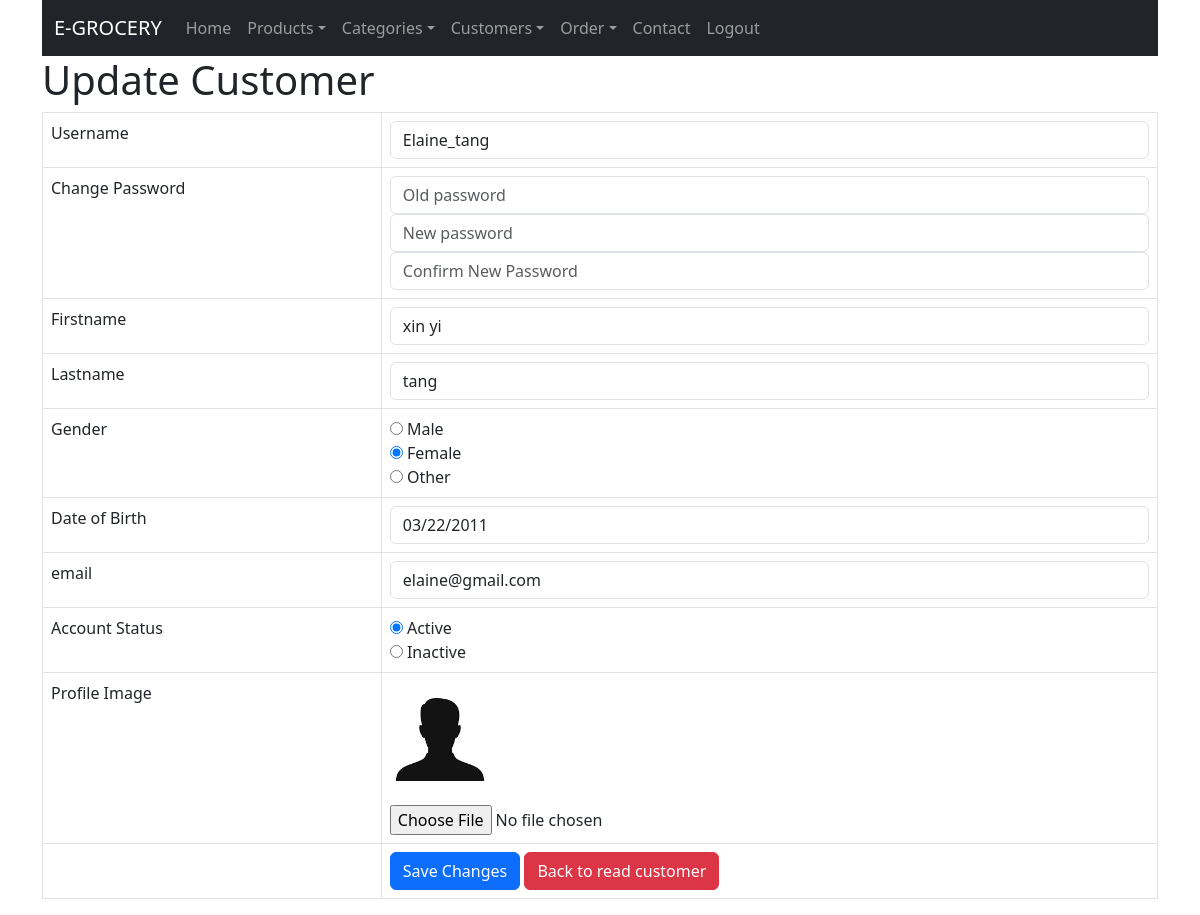
Page /customer_update.php?id=2 (signed in) on the committed database.
### tables this page shows
CREATE TABLE IF NOT EXISTS `customers` (
  `id` int NOT NULL AUTO_INCREMENT,
  `username` varchar(128) NOT NULL,
  `password` varchar(150) NOT NULL,
  `firstname` varchar(128) NOT NULL,
  `lastname` varchar(128) NOT NULL,
  `image` varchar(255) NOT NULL,
  `gender` varchar(15) NOT NULL,
  `date_of_birth` date NOT NULL,
  `email` varchar(40) NOT NULL,
  `registration` datetime NOT NULL,
  `account_status` varchar(20) NOT NULL,
  PRIMARY KEY (`id`)
);

### customer_update.php (the view, shortened to what this page needs)
<!DOCTYPE HTML>
<html>
<head>
    <link href="https://cdn.jsdelivr.net/npm/bootstrap@5.3.0/dist/css/bootstrap.min.css" rel="stylesheet">
</head>
<body>
    <div class="container">
        <?php
        include 'menu/navbar.php';
        ?>
        <div class="page-header">
            <h1>Update Customer</h1>
        </div>
        <?php
        $id = isset($_GET['id']) ? $_GET['id'] : die('ERROR: Record ID not found.');
        include 'config/database.php';
        try {
            $query = "SELECT id, username, firstname, lastname, gender, date_of_birth, email, account_status, image FROM customers WHERE id = ? LIMIT 1";
            $stmt = $con->prepare($query);
            $stmt->bindParam(1, $id);
            $stmt->execute();
            $row = $stmt->fetch(PDO::FETCH_ASSOC);
            $username = $row['username'];
            $firstname = $row['firstname'];
            $lastname = $row['lastname'];
            $gender = $row['gender'];
            $date_of_birth = $row['date_of_birth'];
            $email = $row['email'];
            $account_status = $row['account_status'];
            $image = $row['image'];
        }
        catch (PDOException $exception) {
            die('ERROR: ' . $exception->getMessage());
        }
        ?>
        <form action="<?php echo htmlspecialchars($_SERVER["PHP_SELF"] . "?id={$id}"); ?>" method="post" enctype="multipart/form-data">
            <table class='table table-hover table-responsive table-bordered'>
                <tr>
                    <td>Username</td>
                    <td><input type='text' name='username' value="<?php echo htmlspecialchars($username, ENT_QUOTES);  ?>" class='form-control' readonly /></td>
                </tr>
                <tr>
                    <td>Change Password</td>
                    <td>
                        <input type="password" class="form-control" name="old_password" placeholder="Old password" />
                        <input type="password" class="form-control" name="new_password" placeholder="New password" />
                        <input type="password" class="form-control" name="confirm_password" placeholder="Confirm New Password" />
                    </td>
                </tr>
                <tr>
                    <td>Firstname</td>
                    <td><input type='text' name='firstname' value="<?php echo htmlspecialchars($firstname, ENT_QUOTES);  ?>" class='form-control' readonly /></td>
                </tr>
                <tr>
                    <td>Lastname</td>
                    <td><input type='text' name='lastname' value="<?php echo htmlspecialchars($lastname, ENT_QUOTES);  ?>" class='form-control' readonly /></td>
                </tr>
                <tr>
                    <td>Gender</td>
                    <td>
                        <input type='radio' id='male' name='gender' value='male' <?php echo ($gender === 'male') ? 'checked' : ''; ?>>
                        <label for="male">Male</label><br>
                        <input type='radio' id='female' name='gender' value='female' <?php echo ($gender === 'female') ? 'checked' : ''; ?>>
                        <label for="female">Female</label><br>
                        <input type='radio' id='other' name='gender' value='other' <?php echo ($gender === 'other') ? 'checked' : ''; ?>>
                        <label for="other">Other</label>
                    </td>
                </tr>
                <tr>
                    <td>Date of Birth</td>
                    <td><input type='date' name='date_of_birth' value="<?php echo htmlspecialchars($date_of_birth, ENT_QUOTES);  ?>" class='form-control' readonly /></td>
                </tr>
                <tr>
                    <td>email</td>
                    <td><input type='text' name='email' value="<?php echo htmlspecialchars($email, ENT_QUOTES);  ?>" class='form-control' readonly /></td>
                </tr>
                <tr>
                    <td>Account Status</td>
                    <td>
                        <input type='radio' id="active" name='account_status' value='active' <?php echo ($account_status === 'active') ? 'checked' : ''; ?>>
                        <label for="active">Active</label><br>
                        <input type='radio' id="inactive" name='account_status' value='inactive' <?php echo ($account_status === 'inactive') ? 'checked' : ''; ?>>
                        <label for="inactive">Inactive</label><br>
                    </td>
                </tr>
                <tr>
                    <td>Profile Image</td>
                    <td>
                        <img src="uploads/<?php echo htmlspecialchars($image, ENT_QUOTES); ?>" width="100px">
                        <br><br>
                        <input type="file" name="image" />
                    </td>
                </tr>
                <tr>
                    <td></td>
                    <td>
                        <input type='submit' value='Save Changes' class='btn btn-primary' />
                        <a href='customer_read.php' class='btn btn-danger'>Back to read customer</a>
                    </td>
                </tr>
            </table>
        </form>
    </div>
</body>
</html>

### rows in the picture
customers: username "Elaine_tang", firstname "xin yi", lastname "tang", gender "☐ Male", gender "☑ Female", gender "☐ Other", date_of_birth "03/22/2011", email "elaine@gmail.com", account_status "☑ Active", account_status "☐ Inactive", image (placeholder picture)
